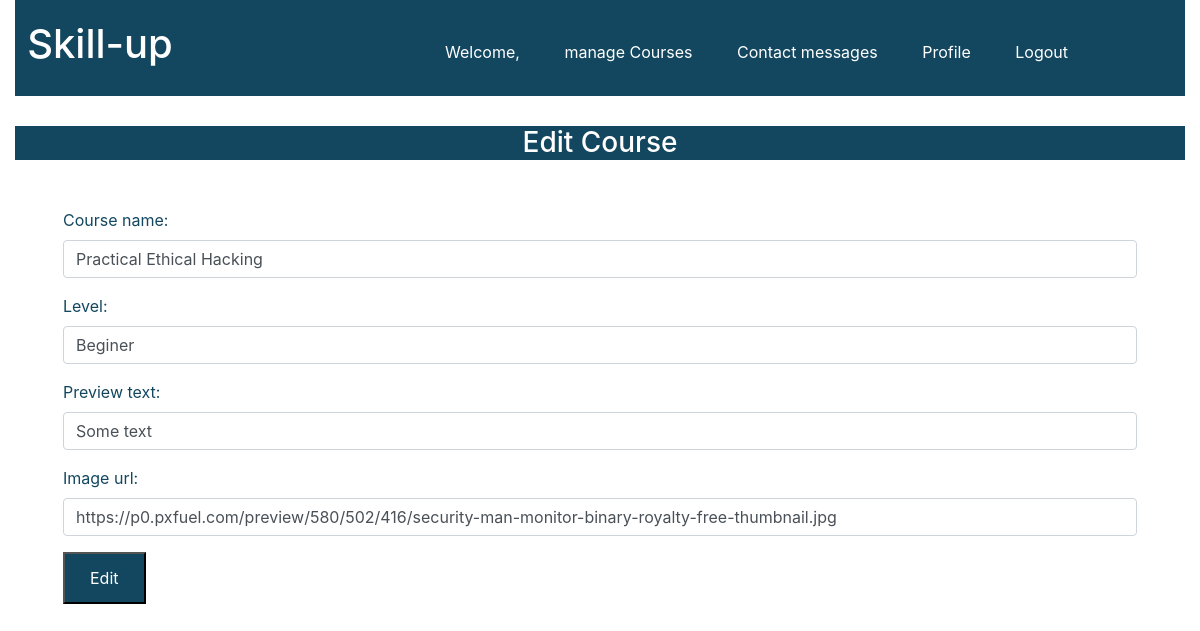
The app's page /skillup/edit_course/2 with its own data.
### skillup/models.py (models this page shows)
class Course(models.Model):
    name = models.CharField(max_length=65)
    category = models.ForeignKey(Category, on_delete=models.CASCADE, null=True)
    subject = models.ForeignKey(Subject, on_delete=models.CASCADE, null=True)
    instructor = models.ForeignKey(Instructor, on_delete=models.CASCADE, null=True)
    image_url = models.CharField(max_length=2083)
    preview_text = models.TextField(max_length=255, verbose_name='preview text')
    level = models.CharField(max_length=65)

### skillup/views.py (the view)
# urls.py: path("edit_course/<int:course_id>", views.edit_course, name="edit_course"),
def edit_course(request, course_id):
    context = {
        "edit": Course.objects.get(id=course_id)
    }
    return render(request, "edit_course.html", context)

### skillup/templates/edit_course.html (shortened to what this page needs)
{% extends 'base.html' %}
{% block content %}
<nav>
    <div class="row">
        <div class="col-md-2 title"><h1 class="text-center"><a href="{% url 'admin_area' %}" class="title_text">Skill-up</a>
        </h1></div>
        <div class="col-md-10 text-right menu_items">
            <ul>
                <li><a href="#">Welcome, {{ user.username }}</a></li>
                <li><a href="{% url 'manage_courses' %}">manage Courses</a></li>
                <li><a href="{% url 'contact_messages' %}">Contact messages</a></li>
                <li><a href="{% url 'profile' %}">Profile</a></li>
                <li><a href="{% url 'logout' %}">Logout</a></li>
            </ul>
        </div>
    </div>
</nav>
<div class="row">
    <div class="col-md-12 banner">
        <h3 class="table_head">Edit Course</h3>
        <form class='m-5' action="{% url 'edited_course' edit.id %}" method="POST">
            <div class="form-group">
                <label for="username">Course name:</label>
                <input type="text" class="form-control" name="course_name" value="{{ edit.name }}">
            </div>
            <div class="form-group">
                <label for="username">Level:</label>
                <input type="text" class="form-control" name="course_level" value="{{ edit.level }}">
            </div>
            <div class="form-group">
                <label for="username">Preview text:</label>
                <input type="text" class="form-control" name="preview_text" value="{{ edit.preview_text }}">
            </div>
            <div class="form-group">
                <label for="email">Image url:</label>
                <input type="text" class="form-control" name="image_url" value="{{ edit.image_url }}">
            </div>
            <button class="contact_button" type="submit">Edit</button>
        </form>
    </div>
</div>
{% endblock %}

### skillup/static/skillup/css/style.css (style rules this page uses)
nav { background: #12475f; width:100%; height: auto; }
ul { width:80%; margin: 0 auto; padding: 0; }
ul li { list-style-type:none; display: inline-block; padding: 20px; }
ul li a { color: #fff; text-decoration: none; }
.title { color: #fff; margin-top: 13px; }
.title_text { color: #fff; }
.banner { color: #12475f; }
.table_head { background: #12475f; color: #fff; text-align: center; }
.banner { margin-top: 30px; }
.title { margin-top: 20px; margin-bottom: 20px; }
.menu_items { margin-top:20px; }
.contact_button { background:#12475f; padding: 12px 25px; text-align: center; color: #fff; }

### records on screen
Course: course_name "Practical Ethical Hacking", course_level "Beginer", preview_text "Some text", image_url "https://p0.pxfuel.com/preview/580/502/416/security-man-monitor-binary-royalty-free-thumbnail.jpg"
